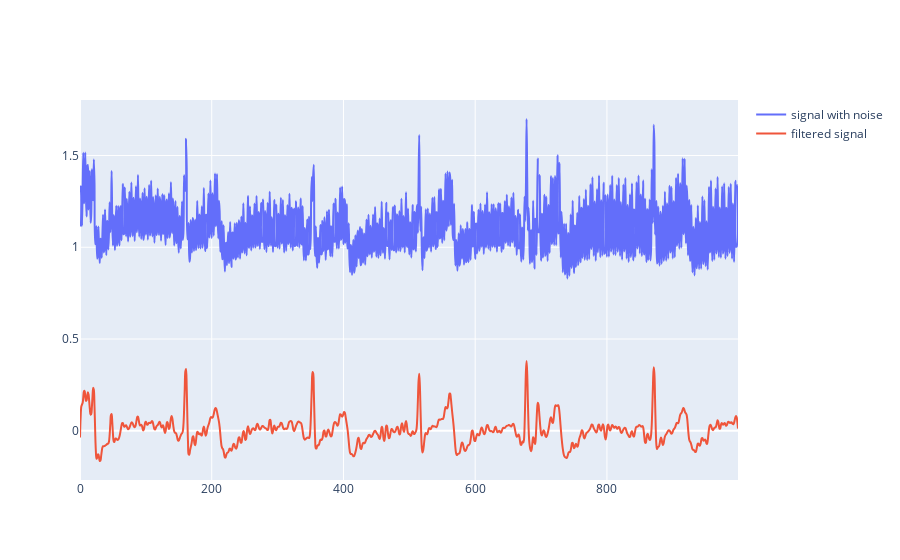

Notebook code cell kept with this figure:
### Markdown cell above
Filtering

### Code cell
from scipy.signal import butter,filtfilt
import plotly.graph_objects as go
# Filter requirements.
T = 5.0         # Sample Period
fs = 200.0       # sample rate, Hz
cutoff = [0.5, 40]      # desired cutoff frequency of the filter, Hz ,      slightly higher than actual 1.2 Hz
order = 6       
n = int(T * fs) # total number of samples
data = df['1_1_sit'].to_numpy()
data = data[4000:5000]
def butter_bandpass_filter(data, cutoff, fs, order):
    nyq = fs/2
    normal_cutoff = [f/nyq for f in cutoff]
    # Get the filter coefficients 
    b, a = butter(order, normal_cutoff, btype='bandpass', analog=False)
    y = filtfilt(b, a, data)
    return y

filttered = butter_bandpass_filter(data, cutoff, fs, order)
fig = go.Figure()
fig.add_trace(go.Scatter(
            y = data,
            line =  dict(shape =  'spline' ),
            name = 'signal with noise'
            ))
fig.add_trace(go.Scatter(
            y = filttered,
            line =  dict(shape =  'spline' ),
            name = 'filtered signal'
            ))
fig.show()

### Figure 1 — Plotly figure (JSON) as saved in the notebook; plotly's stock layout.template omitted (floating-point values rounded to 4 significant figures; data arrays with more than 128 entries replaced by an {"elided": "..."} marker saying what was removed)
{"data": [{"line": {"shape": "spline"}, "name": "signal with noise", "type": "scatter", "y": {"elided": "1000 float values"}}, {"line": {"shape": "spline"}, "name": "filtered signal", "type": "scatter", "y": {"elided": "1000 float values"}}], "layout": {}}
